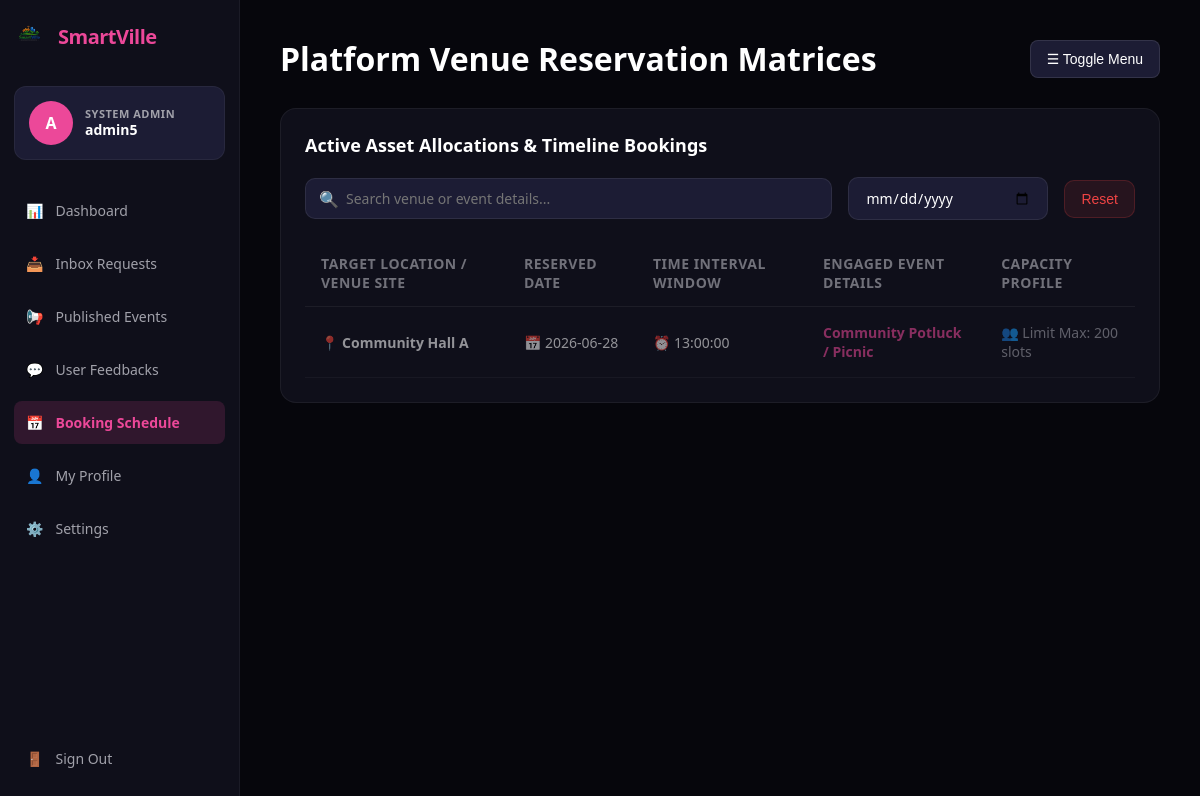
/admin_schedule.php (signed in), run on the app's committed database.
### tables this page shows
CREATE TABLE `event` (
  `EVENT_TITLE` varchar(150) NOT NULL,
  `EMAIL_ORGANIZER` varchar(100) NOT NULL,
  `EMAIL_ADMIN` varchar(100) DEFAULT NULL,
  `CATEGORY` varchar(100) NOT NULL,
  `EVENT_TYPE` varchar(50) NOT NULL,
  `DESCRIPTION` text NOT NULL,
  `DATE` date NOT NULL,
  `TIME` time NOT NULL,
  `VENUE` varchar(255) NOT NULL,
  `TICKET_PRICE` varchar(50) NOT NULL DEFAULT '0.00',
  `MAX_PARTICIPANTS` int(11) NOT NULL,
  `PICTURE` varchar(255) DEFAULT NULL,
  `EVENT_FLOW` text DEFAULT NULL,
  `APPROVAL_STATUS` varchar(50) DEFAULT 'Pending',
  `PUBLISH_STATUS` varchar(50) DEFAULT 'Draft',
  `VENUE_FEE` decimal(10,2) NOT NULL DEFAULT 0.00
);

### admin_schedule.php (the view, shortened to what this page needs)
<?php
include('db_connect.php');
$schedule_query = $conn->query("SELECT event_title, venue, date, time, max_participants FROM `event` WHERE LOWER(approval_status) = 'published' OR approval_status = 'Approved' OR approval_status = 'published' ORDER BY date ASC, time ASC");
?>
<!DOCTYPE html>
<html lang="en">
<head>
    <link rel="stylesheet" href="style.css">
</head>
<body>
    <?php include('admin_sidebar_helper.php'); ?>
    <main class="main-content" id="main-content">
        <div class="content-container" style="padding: 0;">
            <div style="display: flex; justify-content: space-between; align-items: center; margin-bottom: 30px;">
                <h1 style="margin: 0; font-size: 32px; font-weight: bold; line-height: 1.2; color: inherit;">Platform Venue Reservation Matrices</h1>
                <button type="button" class="btn-control" onclick="toggleSidebar()">
                    &#9776; Toggle Menu
                </button>
            </div>
            <div class="panel">
                <h2>Active Asset Allocations & Timeline Bookings</h2>
                <div class="filter-container">
                    <div class="search-wrapper">
                        <span class="search-icon">🔍</span>
                        <input type="text" id="venueSearch" class="filter-input filter-input-search" placeholder="Search venue or event details..." onkeyup="filterSchedule()">
                    </div>
                    <div class="filter-date-wrapper">
                        <input type="date" id="dateSearch" class="filter-input" onchange="filterSchedule()">
                    </div>
                    <div>
                        <button type="button" class="btn-reset" onclick="resetFilters()">Reset</button>
                    </div>
                </div>
                <div style="overflow-x: auto; margin-top:15px;">
                    <table id="scheduleTable">
                        <thead>
                            <tr>
                                <th>Target Location / Venue Site</th>
                                <th>Reserved Date</th>
                                <th>Time Interval Window</th>
                                <th>Engaged Event Details</th>
                                <th>Capacity Profile</th>
                            </tr>
                        </thead>
                        <tbody>
                            <?php if($schedule_query && $schedule_query->num_rows > 0):
                                while($sched = $schedule_query->fetch_assoc()): ?>
                                    <?php
                                        $is_past = strtotime($sched['date']) < time();
                                    ?>
                                    <tr style="<?php echo $is_past ? 'opacity: 0.55;' : ''; ?>">
                                        <td><strong class="venue-cell">📍 <?php echo htmlspecialchars($sched['venue']); ?></strong></td>
                                        <td><span class="date-cell" data-raw-date="<?php echo htmlspecialchars($sched['date']); ?>">📅 <?php echo htmlspecialchars($sched['date']); ?></span></td>
                                        <td><span style="color: inherit;">⏰ <?php echo htmlspecialchars($sched['time']); ?></span></td>
                                        <td><span class="event-cell event-highlight"><?php echo htmlspecialchars($sched['event_title']); ?></span></td>
                                        <td><span class="text-muted">👥 Limit Max: <?php echo htmlspecialchars($sched['max_participants']); ?> slots</span></td>
                                    </tr>
                                <?php endwhile; ?>
                            <?php endif; ?>
                        </tbody>
                    </table>
                </div>
            </div>
        </div>
    </main>
</body>
</html>

### style.css (style rules this page uses)
* { box-sizing: border-box; margin: 0; padding: 0; }
body { background-color: #06060c; color: #ffffff; font-family: Inter, system-ui, -apple-system, sans-serif; display: flex; min-height: 100vh; overflow-x: hidden; }
.main-content { margin-left: 240px !important; padding: 40px; width: calc(100% - 240px) !important; min-height: 100vh; box-sizing: border-box; transition: margin-left 0.3s cubic-bezier(0.4, 0, 0.2, 1), width 0.3s cubic-bezier(0.4, 0, 0.2, 1); will-change: margin-left, width; }
.content-container { width: 100%; max-width: 1200px; margin: 0 auto; }
.btn-control { background: #1c1c34; color: #ffffff; border: 1px solid rgba(255, 255, 255, 0.08); padding: 10px 16px; border-radius: 8px; cursor: pointer; font-weight: 500; font-size: 14px; transition: background 0.2s; }
.panel { background: #0f0f1a; padding: 24px; border-radius: 16px; border: 1px solid rgba(255, 255, 255, 0.06); margin-bottom: 24px; width: 100%; }
.panel h2 { margin-bottom: 20px; font-size: 18px; font-weight: 600; color: #ffffff; }
table { width: 100%; border-collapse: collapse; text-align: left; }
th { padding: 14px 16px; color: #71717a; font-weight: 600; border-bottom: 1px solid rgba(255, 255, 255, 0.06); font-size: 12px; text-transform: uppercase; letter-spacing: 0.5px; }
td { padding: 16px; border-bottom: 1px solid rgba(255, 255, 255, 0.04); font-size: 14px; color: #ffffff; vertical-align: middle; }
input, textarea, select { width: 100%; padding: 14px; background: #1c1c34; border: 1px solid rgba(255, 255, 255, 0.08); border-radius: 8px; color: #ffffff; outline: none; font-size: 14px; }

### admin_schedule.php (style rules this page uses)
body { background-color: #06060c !important; margin: 0; font-family: Inter, system-ui, -apple-system, sans-serif; color: #ffffff; overflow-x: hidden; }
.main-content { margin-left: 240px !important; padding: 40px; min-height: 100vh; width: calc(100% - 240px) !important; box-sizing: border-box; transition: margin-left 0.3s cubic-bezier(0.4, 0, 0.2, 1), width 0.3s cubic-bezier(0.4, 0, 0.2, 1); will-change: margin-left, width; }
.content-container { max-width: 1200px; margin: 0 auto; width: 100%; }
.btn-control { background: #1c1c34 !important; border: 1px solid rgba(255,255,255,0.1) !important; color: white !important; padding: 8px 16px; border-radius: 8px; cursor: pointer; display: inline-flex; align-items: center; gap: 8px; font-size: 14px; font-weight: 500; height: 38px; box-sizing: border-box; transition: background 0.2s ease, border-color 0.2s ease; }
.panel { background: #0f0f1a; border: 1px solid rgba(255, 255, 255, 0.06); border-radius: 16px; padding: 24px; margin-bottom: 24px; }
.panel h2 { font-size: 18px; font-weight: 600; margin: 0 0 20px 0; color: #ffffff; }
.filter-container { display: flex; flex-wrap: wrap; gap: 16px; margin-bottom: 20px; align-items: center; }
.search-wrapper { position: relative; flex: 1; min-width: 260px; }
.search-wrapper .search-icon { position: absolute; left: 14px; top: 50%; transform: translateY(-50%); color: #71717a; font-size: 16px; pointer-events: none; }
.filter-input { width: 100%; background: #1c1c34; border: 1px solid rgba(255, 255, 255, 0.08); border-radius: 10px; padding: 10px 16px; color: #ffffff; font-size: 14px; box-sizing: border-box; transition: border-color 0.2s; font-family: inherit; }
.filter-input-search { padding-left: 40px; }
.filter-date-wrapper { width: 200px; }
.btn-reset { background: rgba(239, 68, 68, 0.1); border: 1px solid rgba(239, 68, 68, 0.2); color: #ef4444; padding: 10px 16px; border-radius: 10px; font-size: 14px; cursor: pointer; transition: background 0.2s; }
table { width: 100%; border-collapse: collapse; text-align: left; font-size: 14px; }
th { color: #71717a; font-size: 12px; text-transform: uppercase; font-weight: 600; letter-spacing: 0.5px; padding: 14px 16px; border-bottom: 1px solid rgba(255, 255, 255, 0.06); }
td { padding: 16px; color: #ffffff; border-bottom: 1px solid rgba(255, 255, 255, 0.04); vertical-align: middle; }
.text-muted { color: #a1a1aa; }
.event-highlight { color: #ec4899; font-weight: 600; }

### data on the page
event: VENUE "Community Hall A", DATE "2026-06-28", TIME "13:00:00", EVENT_TITLE "Community Potluck / Picnic", MAX_PARTICIPANTS "200"

### other printed values
$global_initials "A"
$displayName "admin5"
